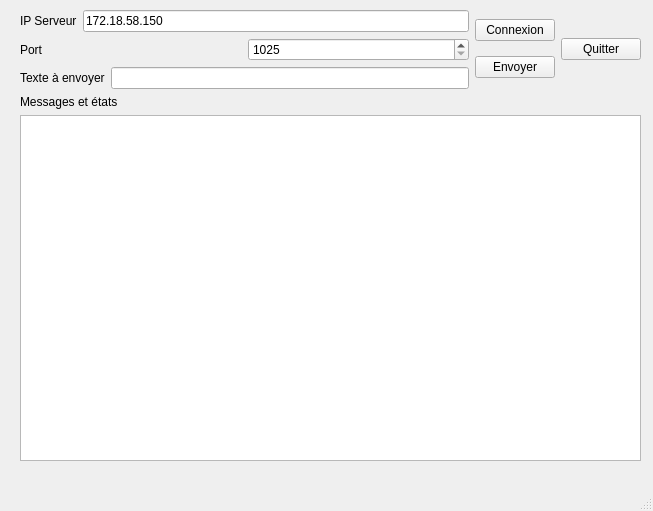
<?xml version="1.0" encoding="UTF-8"?>
<ui version="4.0">
 <class>client</class>
 <widget class="QMainWindow" name="client">
  <property name="geometry">
   <rect>
    <x>0</x>
    <y>0</y>
    <width>653</width>
    <height>511</height>
   </rect>
  </property>
  <property name="windowTitle">
   <string>client</string>
  </property>
  <widget class="QWidget" name="centralwidget">
   <widget class="QWidget" name="">
    <property name="geometry">
     <rect>
      <x>20</x>
      <y>10</y>
      <width>621</width>
      <height>451</height>
     </rect>
    </property>
    <layout class="QVBoxLayout" name="verticalLayout_4">
     <item>
      <layout class="QHBoxLayout" name="horizontalLayout_5">
       <item>
        <layout class="QVBoxLayout" name="verticalLayout_3">
         <item>
          <layout class="QHBoxLayout" name="horizontalLayout_2">
           <item>
            <widget class="QLabel" name="label_4">
             <property name="text">
              <string>IP Serveur</string>
             </property>
            </widget>
           </item>
           <item>
            <widget class="QLineEdit" name="lineEdit_IPServeur">
             <property name="text">
              <string>172.18.58.150</string>
             </property>
            </widget>
           </item>
          </layout>
         </item>
         <item>
          <layout class="QHBoxLayout" name="horizontalLayout_3">
           <item>
            <widget class="QLabel" name="label_3">
             <property name="text">
              <string>Port</string>
             </property>
            </widget>
           </item>
           <item>
            <widget class="QSpinBox" name="spinBox">
             <property name="minimum">
              <number>1025</number>
             </property>
             <property name="maximum">
              <number>65535</number>
             </property>
            </widget>
           </item>
          </layout>
         </item>
         <item>
          <layout class="QHBoxLayout" name="horizontalLayout_4">
           <item>
            <widget class="QLabel" name="label_2">
             <property name="text">
              <string>Texte à envoyer</string>
             </property>
            </widget>
           </item>
           <item>
            <widget class="QLineEdit" name="lineEditMessage"/>
           </item>
          </layout>
         </item>
        </layout>
       </item>
       <item>
        <layout class="QHBoxLayout" name="horizontalLayout">
         <item>
          <layout class="QVBoxLayout" name="verticalLayout">
           <item>
            <widget class="QPushButton" name="pushButton">
             <property name="text">
              <string>Connexion</string>
             </property>
            </widget>
           </item>
           <item>
            <widget class="QPushButton" name="pushButton_Envoyer">
             <property name="enabled">
              <bool>true</bool>
             </property>
             <property name="text">
              <string>Envoyer</string>
             </property>
            </widget>
           </item>
          </layout>
         </item>
         <item>
          <widget class="QPushButton" name="pushButton_Quitter">
           <property name="text">
            <string>Quitter</string>
           </property>
          </widget>
         </item>
        </layout>
       </item>
      </layout>
     </item>
     <item>
      <layout class="QVBoxLayout" name="verticalLayout_2">
       <item>
        <widget class="QLabel" name="label">
         <property name="text">
          <string>Messages et états</string>
         </property>
        </widget>
       </item>
       <item>
        <widget class="QTextEdit" name="textEdit"/>
       </item>
      </layout>
     </item>
    </layout>
   </widget>
  </widget>
  <widget class="QMenuBar" name="menubar">
   <property name="geometry">
    <rect>
     <x>0</x>
     <y>0</y>
     <width>653</width>
     <height>20</height>
    </rect>
   </property>
  </widget>
  <widget class="QStatusBar" name="statusbar"/>
 </widget>
 <resources/>
 <connections>
  <connection>
   <sender>pushButton_Quitter</sender>
   <signal>clicked()</signal>
   <receiver>client</receiver>
   <slot>close()</slot>
   <hints>
    <hint type="sourcelabel">
     <x>587</x>
     <y>73</y>
    </hint>
    <hint type="destinationlabel">
     <x>668</x>
     <y>71</y>
    </hint>
   </hints>
  </connection>
 </connections>
</ui>
